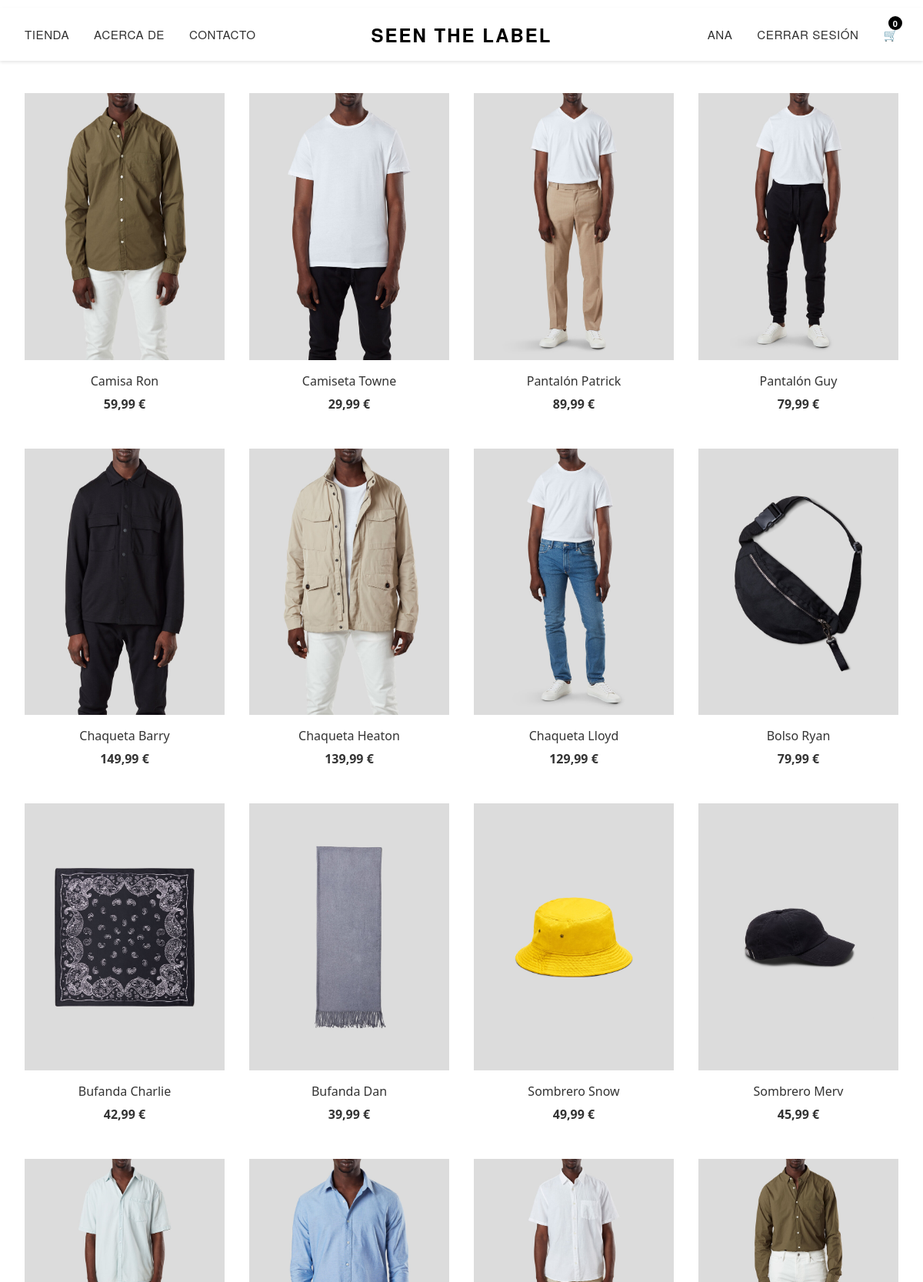
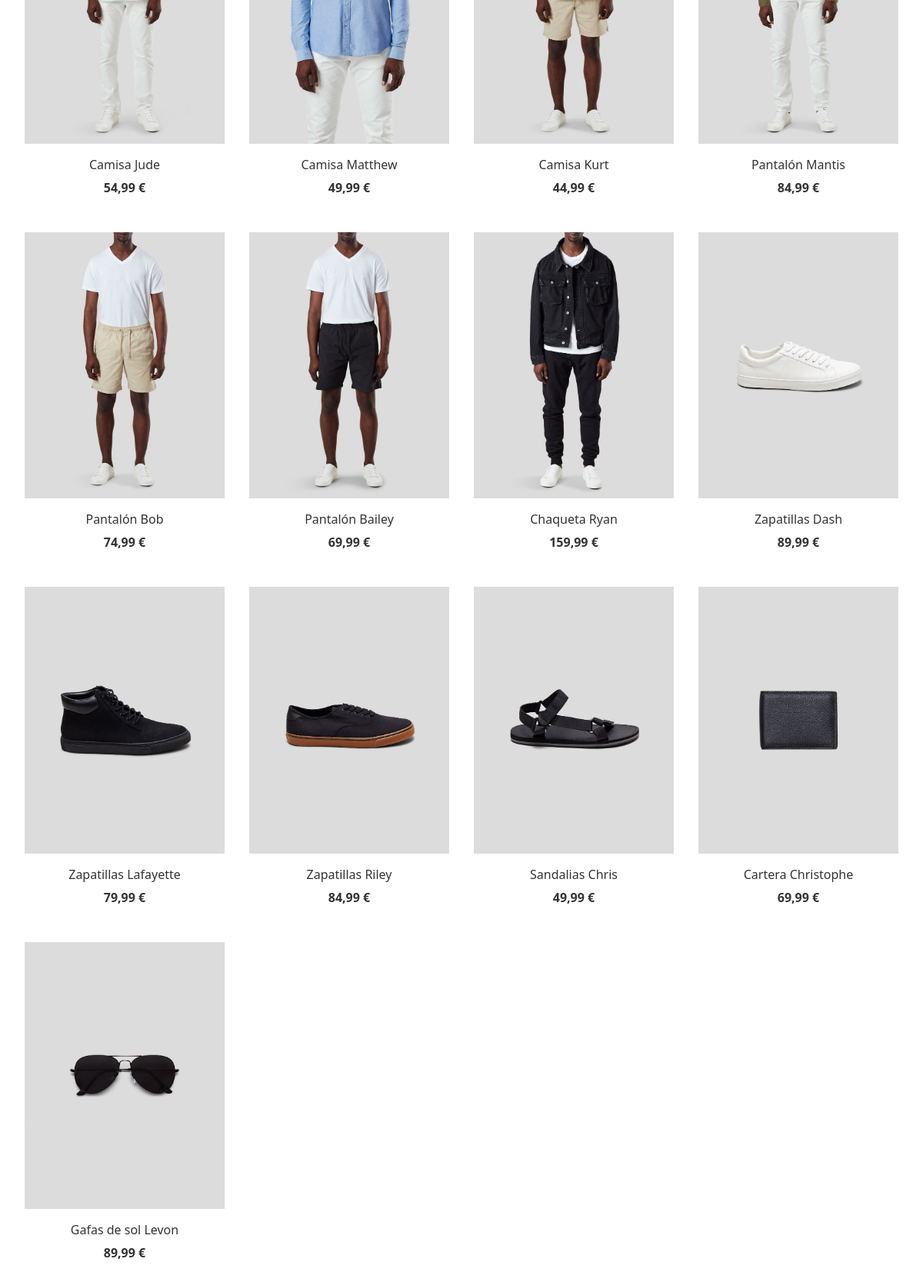
/productos.php (signed in), run on the app's committed database (2 pictures, top to bottom).
### tables this page shows
CREATE TABLE productos (
    id INT PRIMARY KEY AUTO_INCREMENT,
    nombre VARCHAR(255) NOT NULL,
    descripcion TEXT,
    precio DECIMAL(10,2) NOT NULL,
    tiene_tallas BOOLEAN DEFAULT FALSE,
    fecha_creacion TIMESTAMP DEFAULT CURRENT_TIMESTAMP,
    fecha_actualizacion TIMESTAMP DEFAULT CURRENT_TIMESTAMP ON UPDATE CURRENT_TIMESTAMP
);

CREATE TABLE imagenes_producto (
    id INT PRIMARY KEY AUTO_INCREMENT,
    producto_id INT NOT NULL,
    url VARCHAR(255) NOT NULL,
    orden INT NOT NULL DEFAULT 0,
    FOREIGN KEY (producto_id) REFERENCES productos(id) ON DELETE CASCADE
);

### productos.php (the view, shortened to what this page needs)
<?php
require_once 'config/database.php';
$stmt = $conn->query("SELECT p.*,
                     i1.url as imagen_principal,
                     i2.url as imagen_secundaria
                     FROM productos p
                     LEFT JOIN imagenes_producto i1 ON p.id = i1.producto_id AND i1.orden = 1
                     LEFT JOIN imagenes_producto i2 ON p.id = i2.producto_id AND i2.orden = 2
                     ORDER BY p.fecha_creacion DESC");
$productos = $stmt->fetchAll(PDO::FETCH_ASSOC);
?>
<!DOCTYPE html>
<html lang="es">
<head>
    <link rel="stylesheet" href="css/styles.css">
    <link rel="stylesheet" href="css/productos.css">
</head>
<body>
    <?php include 'includes/header.php'; ?>
    <div class="products-grid">
        <?php foreach ($productos as $producto): ?>
        <article class="product">
            <a href="producto.php?id=<?php echo $producto['id']; ?>" class="product-link">
                <div class="product-image">
                    <img src="<?php echo htmlspecialchars($producto['imagen_principal']); ?>"
                         alt="<?php echo htmlspecialchars($producto['nombre']); ?>"
                         class="image-main">
                </div>
                <div class="product-info">
                    <h2 class="product-title"><?php echo htmlspecialchars($producto['nombre']); ?></h2>
                    <div class="price-container">
                        <span class="current-price"><?php echo number_format($producto['precio'], 2, ',', '.'); ?> €</span>
                    </div>
                </div>
            </a>
        </article>
        <?php endforeach; ?>
    </div>
</body>
</html>

### css/productos.css (style rules this page uses)
.product { position: relative; width: 100%; }
.product-link { text-decoration: none; color: inherit; display: block; }
.product-image { position: relative; width: 100%; padding-bottom: 125%; overflow: hidden; margin-bottom: 1rem; }
.product-image img { position: absolute; top: 0; left: 0; width: 100%; height: 100%; object-fit: cover; transition: opacity 0.3s ease; }
.image-main { opacity: 1; }
.product-info { text-align: center; }
.product-title { font-size: 16px; font-weight: normal; margin: 0 0 10px 0; color: #333; }
.price-container { display: flex; justify-content: center; gap: 10px; margin-bottom: 15px; }
.current-price { color: #000; font-size: 16px; }
.products-grid { display: grid; grid-template-columns: repeat(auto-fill, minmax(250px, 1fr)); gap: 2rem; padding: 2rem; max-width: 1400px; margin: 0 auto; }
.product { position: relative; transition: transform 0.3s ease; }
.product-link { text-decoration: none; color: inherit; }
.product-title { font-size: 1rem; margin-bottom: 0.5rem; color: #333; }
.price-container { display: flex; justify-content: center; gap: 0.5rem; align-items: center; }
.current-price { font-weight: bold; color: #333; }
.product { position: relative; }
.product-image { position: relative; aspect-ratio: 3/4; overflow: hidden; }
.image-main, .image-hover { position: absolute; top: 0; left: 0; width: 100%; height: 100%; object-fit: cover; transition: opacity 0.3s ease; }

### css/color.css (style rules this page uses)
:root { --primary-color: #000; --secondary-color: #fff; --gray-color: #f0f0f0; }

### css/common.css (style rules this page uses)
* { box-sizing: border-box; }
html, body { margin: 0; padding: 0; font-family: 'Segoe UI', Tahoma, Geneva, Verdana, sans-serif; }
a { color: var(--primary-color); text-decoration: none; }

### data on the page
productos: imagenes_producto.url (picture), nombre "Camisa Ron", precio "59,99"
productos: imagenes_producto.url (picture), nombre "Camiseta Towne", precio "29,99"
productos: imagenes_producto.url (picture), nombre "Pantalón Patrick", precio "89,99"
productos: imagenes_producto.url (picture), nombre "Pantalón Guy", precio "79,99"
productos: imagenes_producto.url (picture), nombre "Chaqueta Barry", precio "149,99"
productos: imagenes_producto.url (picture), nombre "Chaqueta Heaton", precio "139,99"
productos: imagenes_producto.url (picture), nombre "Chaqueta Lloyd", precio "129,99"
productos: imagenes_producto.url (picture), nombre "Bolso Ryan", precio "79,99"
productos: imagenes_producto.url (picture), nombre "Bufanda Charlie", precio "42,99"
productos: imagenes_producto.url (picture), nombre "Bufanda Dan", precio "39,99"
productos: imagenes_producto.url (picture), nombre "Sombrero Snow", precio "49,99"
productos: imagenes_producto.url (picture), nombre "Sombrero Merv", precio "45,99"
productos: imagenes_producto.url (picture), nombre "Camisa Jude", precio "54,99"
productos: imagenes_producto.url (picture), nombre "Camisa Matthew", precio "49,99"
productos: imagenes_producto.url (picture), nombre "Camisa Kurt", precio "44,99"
productos: imagenes_producto.url (picture), nombre "Pantalón Mantis", precio "84,99"
productos: imagenes_producto.url (picture), nombre "Pantalón Bob", precio "74,99"
productos: imagenes_producto.url (picture), nombre "Pantalón Bailey", precio "69,99"
productos: imagenes_producto.url (picture), nombre "Chaqueta Ryan", precio "159,99"
productos: imagenes_producto.url (picture), nombre "Zapatillas Dash", precio "89,99"
productos: imagenes_producto.url (picture), nombre "Zapatillas Lafayette", precio "79,99"
productos: imagenes_producto.url (picture), nombre "Zapatillas Riley", precio "84,99"
productos: imagenes_producto.url (picture), nombre "Sandalias Chris", precio "49,99"
productos: imagenes_producto.url (picture), nombre "Cartera Christophe", precio "69,99"
productos: imagenes_producto.url (picture), nombre "Gafas de sol Levon", precio "89,99"

### other printed values
$_SESSION['usuario_nombre'] "ANA"
$total_items "0"
